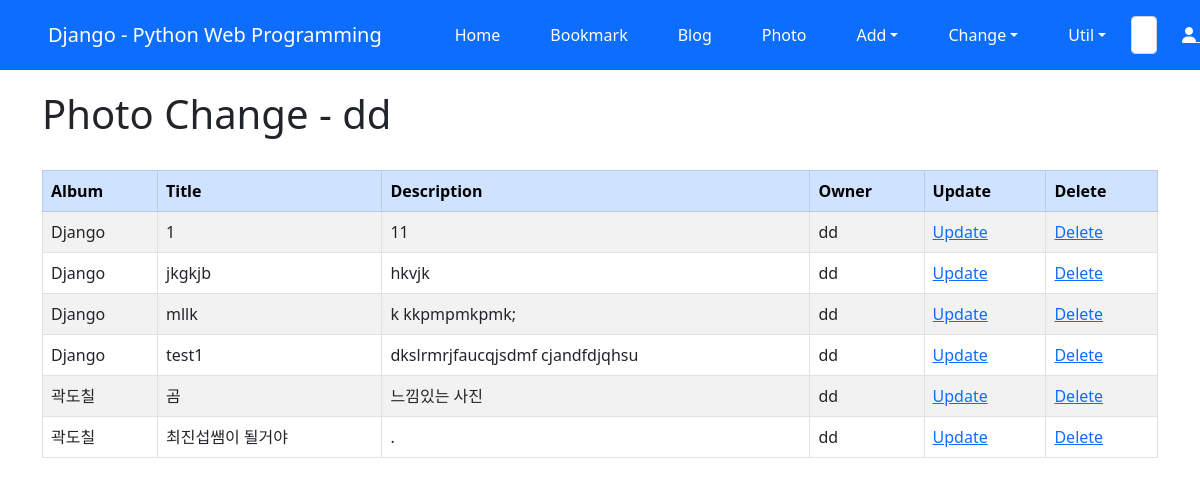
Screenshot of /photo/photo/change/ (signed in) with the database file from the repository.
### photo/models.py (models this page shows, shortened)
class Photo(models.Model):
    album = models.ForeignKey(Album, on_delete=models.CASCADE)
    title = models.CharField("TITLE", max_length=30)
    description = models.TextField('Photo Description', blank=True)
    image = ThumbnailImageField(upload_to='photo/%Y/%m')
    upload_dt = models.DateTimeField('Upload Date', auto_now_add=True)
    owner = models.ForeignKey('auth.User', on_delete=models.CASCADE, verbose_name="OWNER", blank=True, null=True)
    class Meta:
        ordering = ('title',)

class Album(models.Model):
    name = models.CharField(max_length=30)
    description = models.CharField('One Line Description', max_length=100, blank= True)
    owner = models.ForeignKey('auth.User', on_delete=models.CASCADE, verbose_name="OWNER", blank=True, null=True)
    objects = models.Manager()
    second_objects = SecondAlbumManager()
    class Meta:
        ordering = ('name',)
    def __str__(self):
        return self.name

### photo/views.py (the view)
# urls.py: path('photo/change/', views.PhotoChangeLV.as_view(), name='photo_change'),
class PhotoChangeLV(LoginRequiredMixin, ListView):
    model = Photo
    template_name = 'photo/photo_change_list.html'
    def get_queryset(self):
        return Photo.objects.filter(owner=self.request.user)

### photo/templates/photo/photo_change_list.html (shortened to what this page needs)
{% extends 'base.html' %}
{% block content %}
    <h1>Photo Change - {{user}}</h1>
    <br>
    <table class="table table-bordered table-condensesd table-striped">
        <thead>
            <tr class="table-primary">
                <th>Album</th>
                <th>Title</th>
                <th>Description</th>
                <th>Owner</th>
                <th>Update</th>
                <th>Delete</th>
            </tr>
        </thead>
        <tbody>
            {% for item in object_list %}
            <tr>
                <td>{{ item.album }}</td>
                <td>{{ item.title }}</td>
                <td>{{ item.description }}</td>
                <td>{{ item.owner }}</td>
                <td><a href="{% url 'photo:photo_update' item.id %}">Update</a></td>
                <td><a href="{% url 'photo:photo_delete' item.id %}">Delete</a></td>
            </tr>
            {% endfor %}
        </tbody>
    </table>
{% endblock content %}

### rows the page displays
Photo: album "Django", title "1", description "11", owner "dd"
Photo: album "Django", title "jkgkjb", description "hkvjk", owner "dd"
Photo: album "Django", title "mllk", description "k kkpmpmkpmk;", owner "dd"
Photo: album "Django", title "test1", description "dkslrmrjfaucqjsdmf cjandfdjqhsu", owner "dd"
Photo: album "곽도칠", title "곰", description "느낌있는 사진", owner "dd"
Photo: album "곽도칠", title "최진섭쌤이 될거야", description ".", owner "dd"

### other values shown
{{ user }} "dd"
